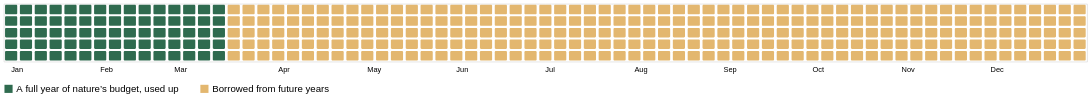

Source (Vega-Lite JSON):
### Vega-Lite specification from a JSON file in a GitHub repository (floating-point values rounded to 4 significant figures)
{"$schema": "https://vega.github.io/schema/vega-lite/v5.json", "description": "Hero: the 365 days of 2026 as a grid of 73 columns x 5 rows, filled day by day. The first 75 days (up to Australia's Overshoot Day, 16 March) are green; the rest of the year is 'borrowed'.", "width": "container", "height": 78, "data": {"sequence": {"start": 1, "stop": 366, "as": "day"}}, "transform": [{"calculate": "datetime(2026, 0, datum.day)", "as": "date"}, {"calculate": "floor((datum.day - 1) / 5)", "as": "col"}, {"calculate": "(datum.day - 1) % 5", "as": "row"}, {"calculate": "datum.day <= 75 ? 'A full year of nature’s budget, used up' : 'Borrowed from future years'", "as": "status"}], "mark": {"type": "rect", "cornerRadius": 1.5}, "encoding": {"x": {"field": "col", "type": "ordinal", "title": null, "scale": {"paddingInner": 0.18}, "axis": {"orient": "bottom", "domain": false, "ticks": false, "labelPadding": 6, "labelAngle": 0, "labelAlign": "left", "labelExpr": "date(datetime(2026, 0, datum.value * 5 + 1)) == 1 ? timeFormat(datetime(2026, 0, datum.value * 5 + 1), '%b') : month(datetime(2026, 0, datum.value * 5 + 5)) != month(datetime(2026, 0, datum.value * 5 + 1)) ? timeFormat(datetime(2026, 0, datum.value * 5 + 5), '%b') : ''"}}, "y": {"field": "row", "type": "ordinal", "axis": null, "scale": {"paddingInner": 0.18}}, "color": {"field": "status", "type": "nominal", "title": null, "scale": {"domain": ["A full year of nature’s budget, used up", "Borrowed from future years"], "range": ["#2F6B4F", "#E3B76F"]}, "legend": {"orient": "bottom", "direction": "horizontal", "symbolType": "square", "symbolSize": 120, "labelFontSize": 13, "labelLimit": 0, "columnPadding": 28, "offset": 14}}, "tooltip": [{"field": "date", "type": "temporal", "title": "Date", "format": "%-d %B"}, {"field": "status", "title": "Status"}]}}
